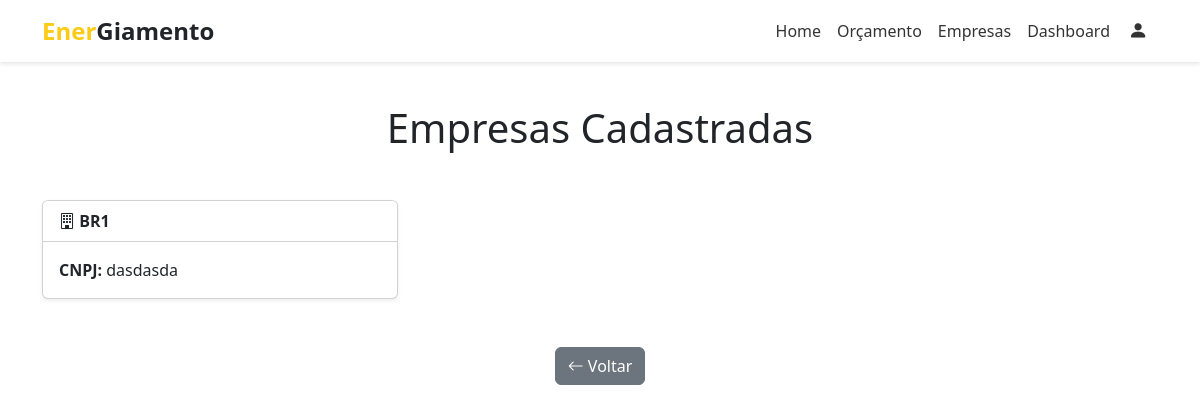
/fornecedores, run on an earlier commit of the app's database.
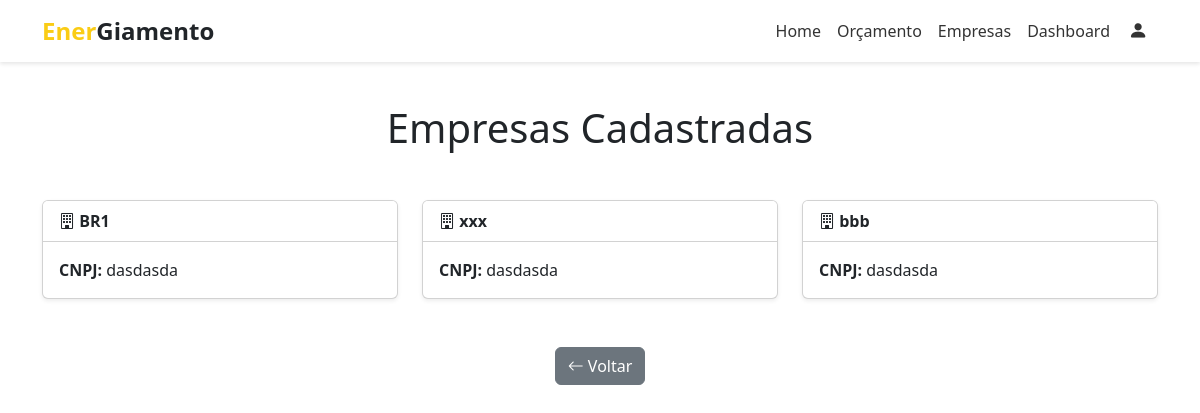
And on a later commit of the database.
### app/models.py (models this page shows)
class Fornecedor(db.Model):
    idfornecedor = db.Column(db.Integer, primary_key=True)
    nome = db.Column(db.String(100))
    cnpj = db.Column(db.String(18))
    contato_idcontato = db.Column(db.Integer, db.ForeignKey('contato.idcontato'))
    cadastro_idcadastro = db.Column(db.Integer, db.ForeignKey('cadastro.idcadastro'))
    endereco_idendereco = db.Column(db.Integer, db.ForeignKey('endereco.idendereco'))
    endereco = db.relationship('Endereco', back_populates='fornecedores')
    atualizacao_servico = db.Column(db.Date)
    contato = db.relationship('Contato')
    servicos = db.relationship(
        'Servico',
        secondary='servico_has_fornecedor',
        back_populates='fornecedores'
    )
    orcamentos = db.relationship(
        'Orcamento',
        secondary='orcamento_has_fornecedor',
        back_populates='fornecedores'
    )

### app/main/__init__.py (the view)
@main.route('/fornecedores')
def fornecedores():
    todos = Fornecedor.query.all()
    return render_template('fornecedores.html', fornecedores=todos)

### app/templates/fornecedores.html
{% extends "base.html" %}
{% block content %}
<div class="container my-5">
  <h1 class="text-center mb-5">Empresas Cadastradas</h1>
  <div class="row g-4">
    {% for f in fornecedores %}
      <div class="col-lg-4 col-md-6">
        <div class="card h-100 shadow-sm">
          <div class="card-header bg-white fw-bold">
            <i class="bi bi-building"></i> {{ f.nome }}
          </div>
          <div class="card-body">
            <p class="card-text">
              <strong>CNPJ:</strong> {{ f.cnpj }}
            </p>
          </div>
        </div>
      </div>
    {% else %}
      <div class="col-12">
        <div class="alert alert-info text-center" role="alert">
          Nenhuma empresa cadastrada no momento.
        </div>
      </div>
    {% endfor %}
  </div>
  <div class="text-center mt-5">
    <a href="{{ url_for('main.index') }}" class="btn btn-secondary">
      <i class="bi bi-arrow-left"></i> Voltar
    </a>
  </div>
</div>
{% endblock %}

What changed in the data, as far as the page shows it:
added Fornecedor: nome "xxx", cnpj "dasdasda"
added Fornecedor: nome "bbb", cnpj "dasdasda"
